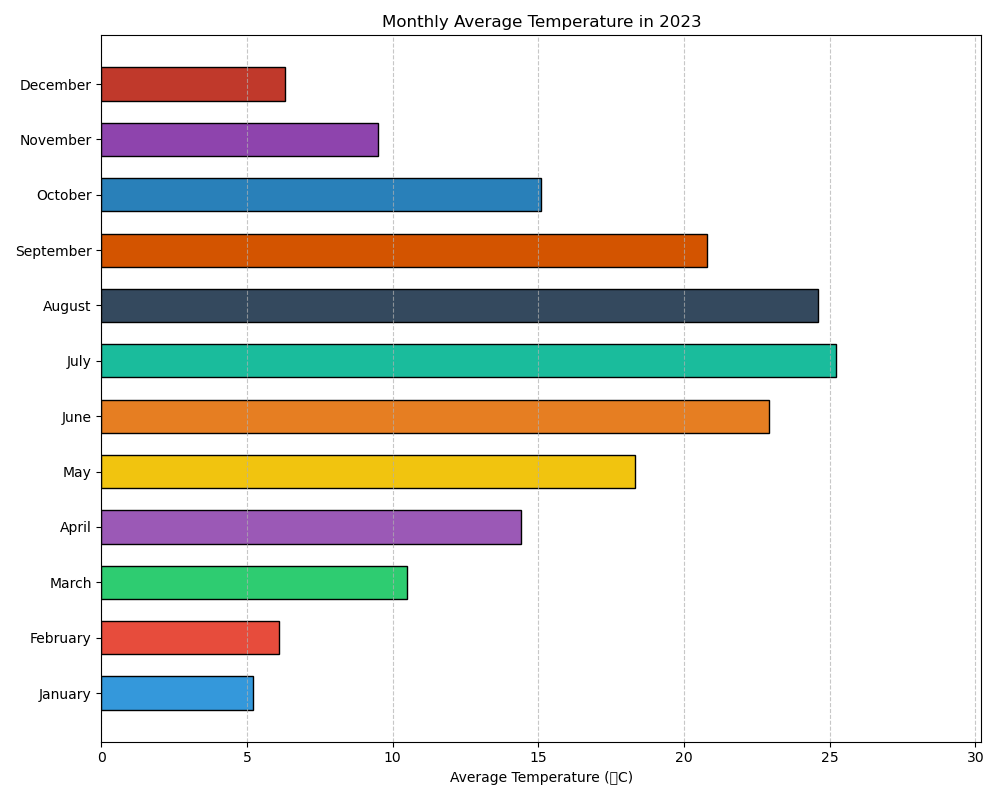

Reproduce this figure in Python.

import matplotlib.pyplot as plt

months = ['January', 'February', 'March', 'April', 'May', 'June', 
          'July', 'August', 'September', 'October', 'November', 'December']
temperature = [5.2, 6.1, 10.5, 14.4, 18.3, 22.9, 25.2, 24.6, 20.8, 15.1, 9.5, 6.3]
colors = ['#3498db', '#e74c3c', '#2ecc71', '#9b59b6', '#f1c40f', '#e67e22',
          '#1abc9c', '#34495e', '#d35400', '#2980b9', '#8e44ad', '#c0392b']

plt.figure(figsize=(10, 8))
bars = plt.barh(months, temperature, color=colors, edgecolor='black', height=0.6)

plt.xlabel('Average Temperature (°C)')
plt.title('Monthly Average Temperature in 2023')
plt.xlim(0, max(temperature) + 5)
plt.tight_layout()

plt.grid(axis='x', linestyle='--', alpha=0.7)

plt.show()
